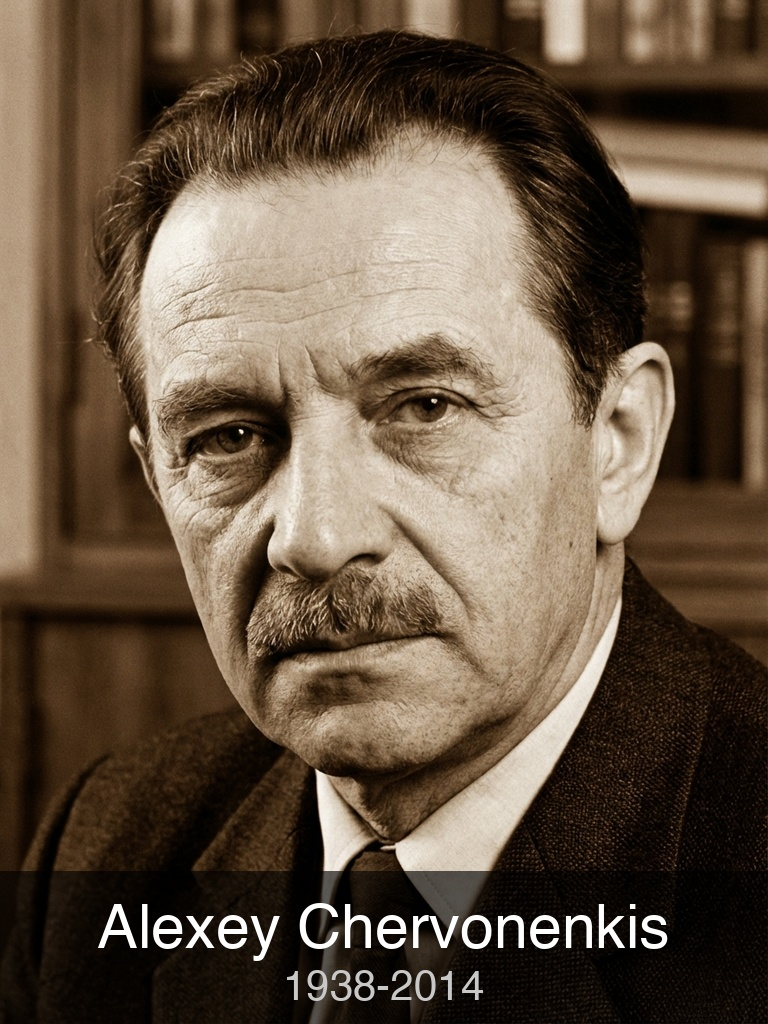
#> input picture Examples/AlexeyChervonenkis.jpg, 768 x 1024 px
$ python -i overlay.py   (imports and definitions only)
#> lines starting #> are read from the running program, lines starting #| are printed output that depends on the picture
#> further down, picture is the input picture: PIL image 768x1024 RGB; mean R, G, B 100, 83.1, 65.9
"""Title overlay engine for adding text overlays to portrait images."""

import logging
from pathlib import Path
from typing import Optional, Tuple

from PIL import Image, ImageDraw, ImageFont

logger = logging.getLogger(__name__)


class TitleOverlayEngine:
    """
    Engine for adding title overlays to portrait images.

    Adds a semi-transparent bar at the bottom with subject name and years.
    """

    DEFAULT_BAR_HEIGHT_RATIO = 0.15
    DEFAULT_BAR_OPACITY = 0.65
    DEFAULT_NAME_COLOR = (255, 255, 255)  # White
    DEFAULT_YEARS_COLOR = (200, 200, 200)  # Light gray
    DEFAULT_BAR_COLOR = (0, 0, 0)  # Black

    def __init__(self, font_path: Optional[str] = None):
        """
        Initialize TitleOverlayEngine.

        Args:
            font_path: Optional path to TrueType font file
        """
        self.font_path = font_path
        logger.info(f"Initialized TitleOverlayEngine with font_path={font_path}")

    # [183 lines left out: functions add_overlay, calculate_font_size, not called in this run]

    def validate_overlay(self, image: Image.Image, expected_name: str = None) -> bool:
        """
        Validate that overlay is present and appears correct.

        This is a basic visual validation - checks if bottom portion
        of image is darker than average (indicating bar presence).

        Args:
            image: PIL Image to validate
            expected_name: Optional name to check for (requires OCR)

        Returns:
            True if overlay appears valid, False otherwise
        """
        if image is None:
            logger.warning("Validation failed: Image is None")
            return False

        try:
            # Ensure RGB mode
            if image.mode != "RGB":
                image = image.convert("RGB")

            width, height = image.size
#> width = 768; height = 1024

            # Check bottom 15% of image for dark bar
            bar_region = image.crop((0, int(height * 0.85), width, height))
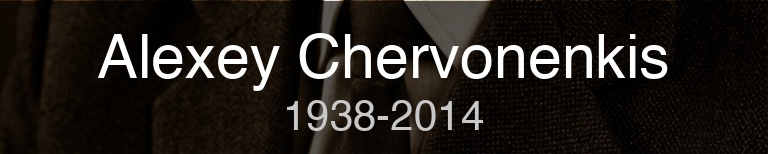
#> bar_region: PIL image 768x154 RGB; mean R, G, B 35.1, 30.5, 26.4

            # Get average brightness of bar region
            pixels = list(bar_region.getdata())
#> pixels = 118272 items
            avg_brightness = sum(sum(p[:3]) / 3 for p in pixels) / len(pixels)
#> avg_brightness = 30.68

            # Bar should be relatively dark (< 100 on 0-255 scale)
            if avg_brightness >= 100:
                logger.warning(
                    f"Validation failed: Bar region too bright ({avg_brightness:.1f})"
                )
                return False

            # Get average brightness of top region for comparison
            top_region = image.crop((0, 0, width, int(height * 0.15)))
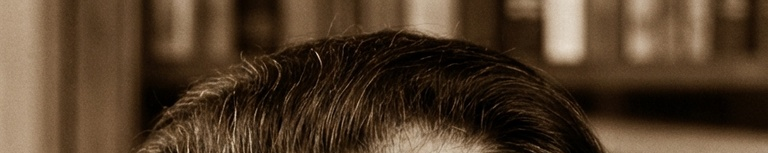
#> top_region: PIL image 768x153 RGB; mean R, G, B 80.1, 60, 40.8
            pixels = list(top_region.getdata())
#> pixels = 117504 items
            top_brightness = sum(sum(p[:3]) / 3 for p in pixels) / len(pixels)
#> top_brightness = 60.28

            # Bottom should be significantly darker than top (unless whole image is dark)
            # If both are dark (< 100), that's acceptable (uniformly dark image)
            if avg_brightness < 100 and top_brightness < 100:
                # Both dark - acceptable for uniformly dark images
                pass
            elif avg_brightness >= top_brightness * 0.8:
                logger.warning(
                    "Validation failed: Bar not significantly darker than image"
                )
                return False

            logger.debug("Overlay validation passed")
            return True

        except Exception as e:
            logger.error(f"Validation failed with error: {e}", exc_info=True)
            return False

    # [158 lines left out: functions _fit_name_text, _load_font, create_overlay_preview, not called in this run]

>>> from PIL import Image
>>> picture = Image.open('../../../Examples/AlexeyChervonenkis.jpg')
>>> result = TitleOverlayEngine().validate_overlay(picture)
#> result = True

$ run again, on Examples/ArthurLeeSamuel.jpg
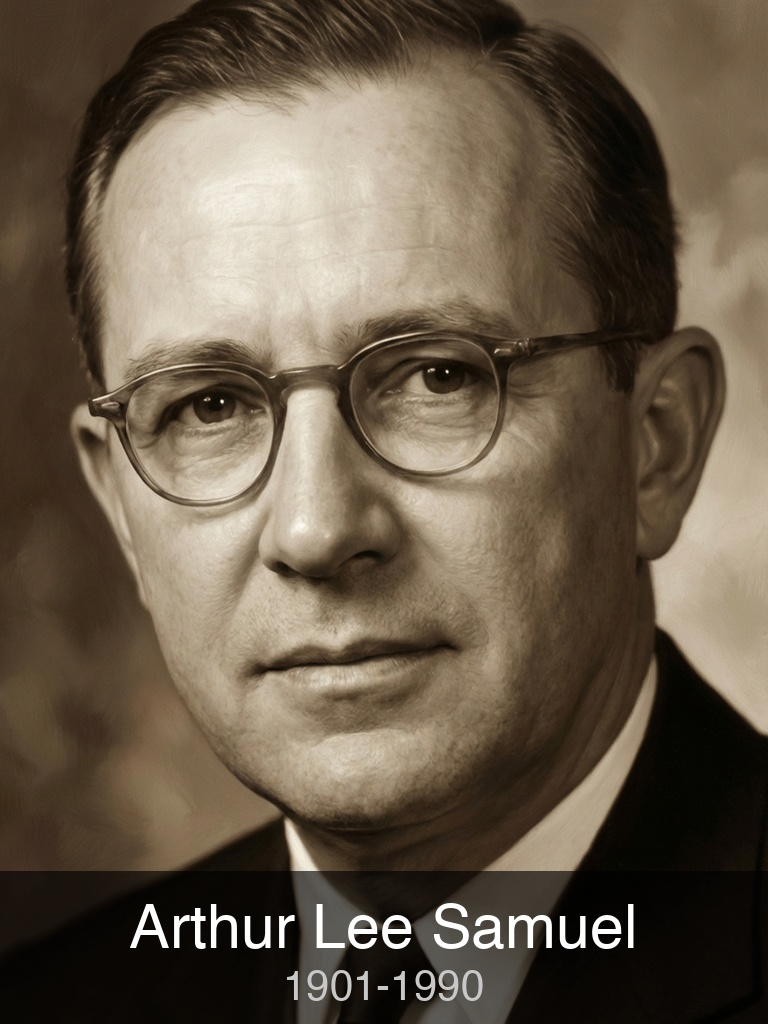
#> input picture Examples/ArthurLeeSamuel.jpg, 768 x 1024 px
#> picture is the input picture: PIL image 768x1024 RGB; mean R, G, B 103.4, 90.1, 73.2
#> in validate_overlay, `bar_region = image.crop((0, int(height * 0.85), width, height))`:
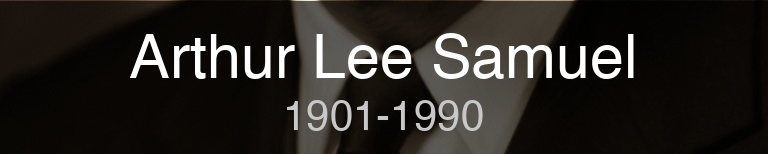
#> bar_region: PIL image 768x154 RGB; mean R, G, B 39.7, 36.5, 32.2
#> in validate_overlay, `pixels = list(bar_region.getdata())`: pixels = 118272 items
#> avg_brightness = 36.13
#> in validate_overlay, `top_region = image.crop((0, 0, width, int(height * 0.15)))`:
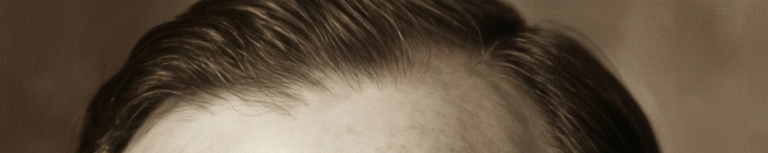
#> top_region: PIL image 768x153 RGB; mean R, G, B 97.6, 82.8, 65.2
#> in validate_overlay, `pixels = list(top_region.getdata())`: pixels = 117504 items
#> top_brightness = 81.86
#> result = True

$ run again, on Examples/AshishVaswani.jpg
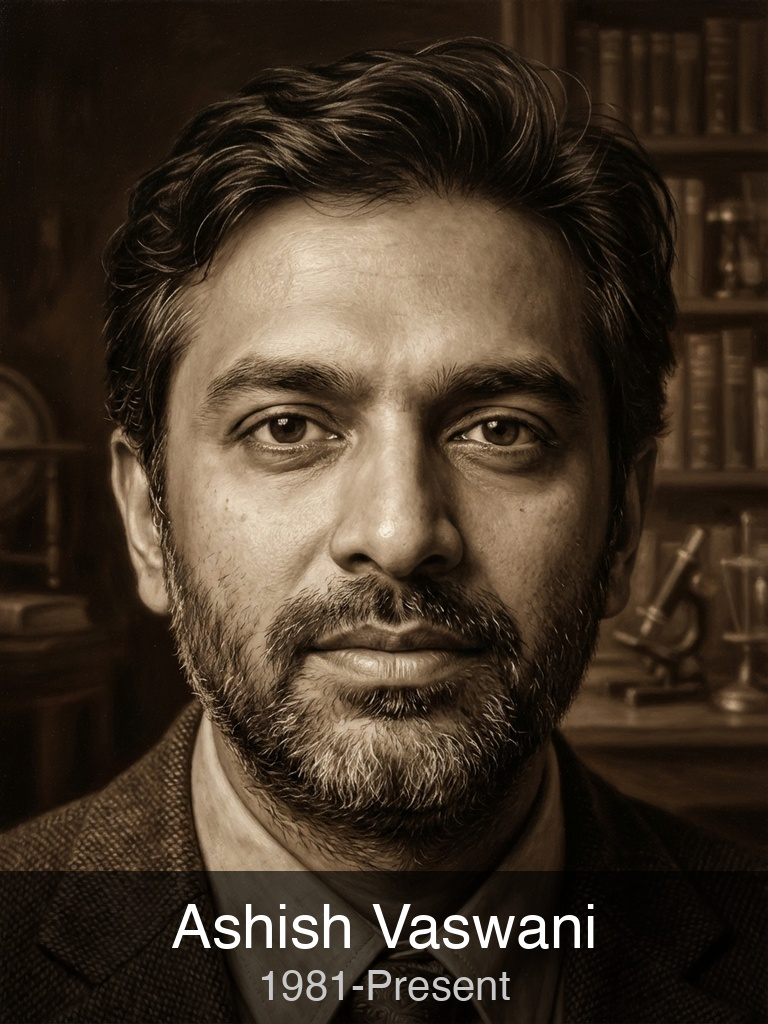
#> input picture Examples/AshishVaswani.jpg, 768 x 1024 px
#> picture is the input picture: PIL image 768x1024 RGB; mean R, G, B 64.4, 51.1, 37.7
#> in validate_overlay, `bar_region = image.crop((0, int(height * 0.85), width, height))`:
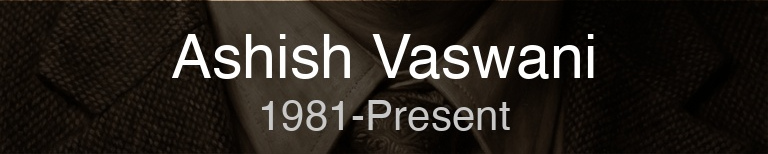
#> bar_region: PIL image 768x154 RGB; mean R, G, B 39.5, 34.3, 28.7
#> in validate_overlay, `pixels = list(bar_region.getdata())`: pixels = 118272 items
#> avg_brightness = 34.15
#> in validate_overlay, `top_region = image.crop((0, 0, width, int(height * 0.15)))`:
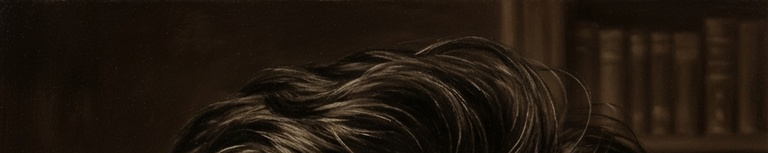
#> top_region: PIL image 768x153 RGB; mean R, G, B 33.3, 23.2, 14
#> in validate_overlay, `pixels = list(top_region.getdata())`: pixels = 117504 items
#> top_brightness = 23.49
#> result = True
